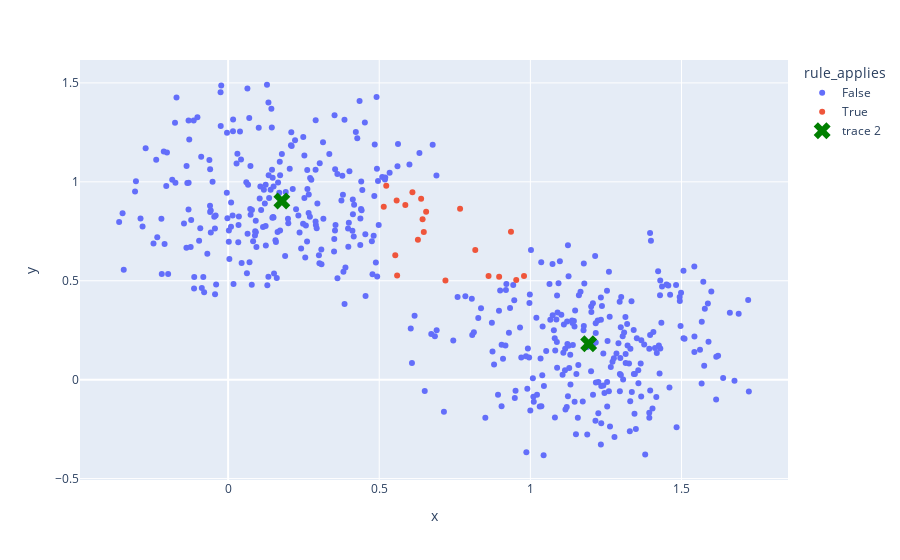

Here is the notebook cell this chart was saved with:
### Code cell
d, conf = filter_by_rule(df_okay, lambda row: 0.5<row["x"]<1 and 0.5<row["y"]<1)

fig = px.scatter(d, x="x", y="y", color="rule_applies")

fig = add_centroids(fig, kmeans)

fig

### Figure 1 — Plotly figure (JSON) as saved in the notebook; plotly's stock layout.template omitted (floating-point values rounded to 4 significant figures; data arrays with more than 128 entries replaced by an {"elided": "..."} marker saying what was removed)
{"data": [{"hovertemplate": "rule_applies=False<br>x=%{x}<br>y=%{y}<extra></extra>", "legendgroup": "False", "marker": {"color": "#636efa", "symbol": "circle"}, "mode": "markers", "name": "False", "orientation": "v", "showlegend": true, "type": "scatter", "x": {"elided": "470 float values"}, "xaxis": "x", "y": {"elided": "470 float values"}, "yaxis": "y"}, {"hovertemplate": "rule_applies=True<br>x=%{x}<br>y=%{y}<extra></extra>", "legendgroup": "True", "marker": {"color": "#EF553B", "symbol": "circle"}, "mode": "markers", "name": "True", "orientation": "v", "showlegend": true, "type": "scatter", "x": [0.8617, 0.9533, 0.9358, 0.979, 0.8177, 0.8967, 0.6279, 0.6474, 0.6386, 0.7675, 0.6434, 0.719, 0.5149, 0.6551, 0.5592, 0.553, 0.5576, 0.5863, 0.6098, 0.5232], "xaxis": "x", "y": [0.5241, 0.5042, 0.7482, 0.5244, 0.656, 0.5201, 0.7069, 0.7468, 0.9145, 0.8644, 0.8115, 0.501, 0.8742, 0.8488, 0.5261, 0.6293, 0.9059, 0.8827, 0.9472, 0.9801], "yaxis": "y"}, {"marker": {"color": "Green", "size": 15, "symbol": "x"}, "mode": "markers", "type": "scatter", "x": [1.193, 0.1778], "y": [0.1815, 0.9035]}], "layout": {"legend": {"title": {"text": "rule_applies"}, "tracegroupgap": 0}, "margin": {"t": 60}, "xaxis": {"anchor": "y", "domain": [0, 1], "title": {"text": "x"}}, "yaxis": {"anchor": "x", "domain": [0, 1], "title": {"text": "y"}}}}
